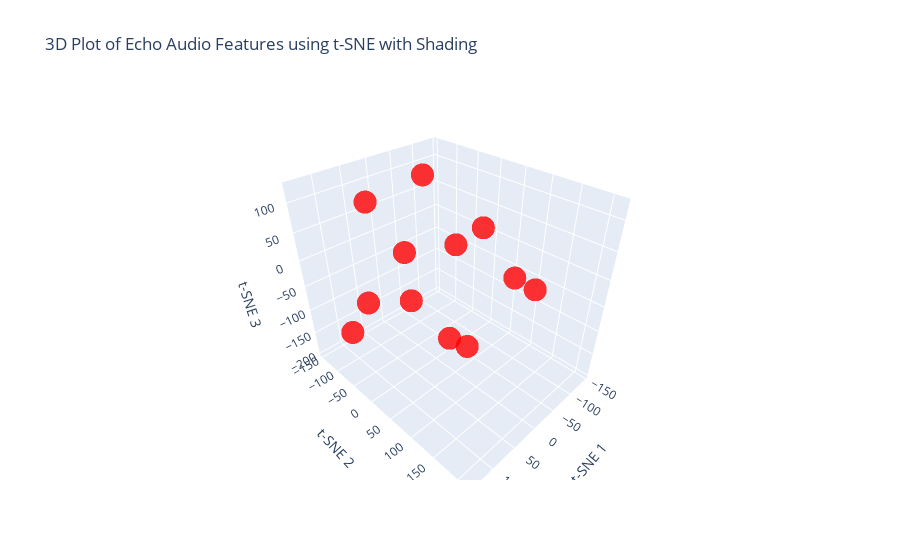

The code cell stored with this chart in its notebook:
### Code cell
original_echoes =['../data/echoes/echo-1.wav','../data/echoes/echo-2.wav','../data/echoes/echo-3.wav','../data/echoes/echo-4.wav','../data/echoes/echo-5.wav','../data/echoes/echo-6.wav']
filtered_echoes =['../data/filtered_echoes/echo_1.wav', '../data/filtered_echoes/echo_2.wav', '../data/filtered_echoes/echo_3.wav', '../data/filtered_echoes/echo_4.wav', '../data/filtered_echoes/echo_5.wav', '../data/filtered_echoes/echo_6.wav']

echoes =  original_echoes + filtered_echoes

echo_audio_features = extract_features_from_files(echoes,ECHO_DURATION)

visualize_audio(echo_audio_features, 'Echo Audio',len(echoes))

### Figure 1 — Plotly figure (JSON) as saved in the notebook; plotly's stock layout.template omitted (floating-point values rounded to 4 significant figures)
{"data": [{"marker": {"color": ["red", "red", "red", "red", "red", "red", "red", "red", "red", "red", "red", "red"], "opacity": 0.8, "size": 8}, "mode": "markers", "type": "scatter3d", "x": [-30.3, 37.13, 24.61, -48.6, 4.269, 32.78, 117.3, 138.3, -145.3, 90.25, -71.77, -126.4], "y": [73.37, -145.6, 98.43, -14.06, -67.85, 212.2, 82.38, -41.87, -93.22, -38.07, -101.3, 67.9], "z": [79.12, -136.0, -97.57, -196.0, -6.547, 71.03, 30.99, -85.23, -61.93, 121.7, 98.7, -55.48]}], "layout": {"scene": {"xaxis": {"title": {"text": "t-SNE 1"}}, "yaxis": {"title": {"text": "t-SNE 2"}}, "zaxis": {"title": {"text": "t-SNE 3"}}}, "title": {"text": "3D Plot of Echo Audio Features using t-SNE with Shading"}}}
